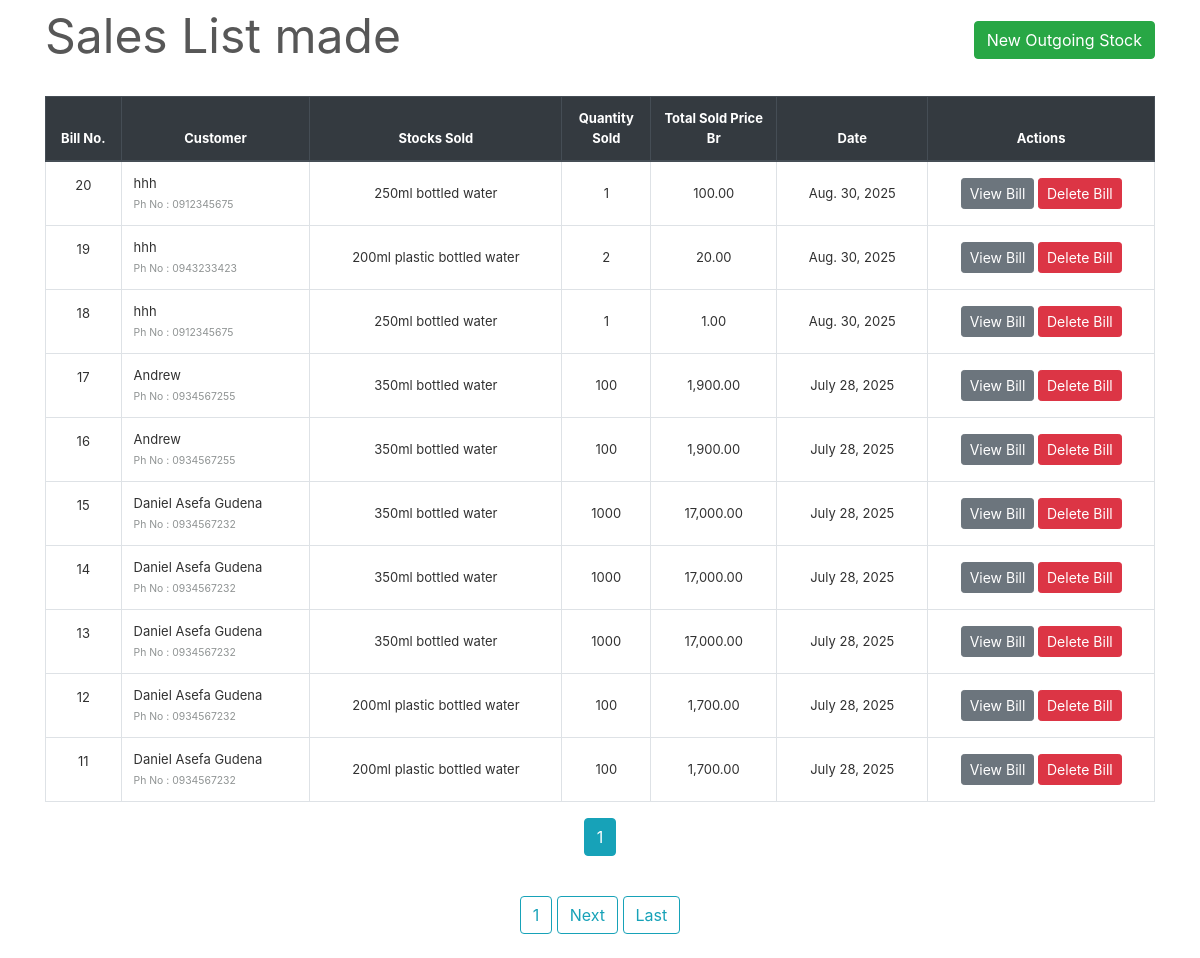
Page /transactions/sales/ on the committed database.
### transactions/models.py (models this page shows, shortened)
class SaleBill(models.Model):
    billno = models.AutoField(primary_key=True)
    time = models.DateTimeField(auto_now=True)
    name = models.CharField(max_length=150)
    phone = models.CharField(max_length=12)
    address = models.CharField(max_length=200)
    email = models.EmailField(max_length=254)
    gstin = models.CharField(max_length=15)
    def get_items_list(self):
        return SaleItem.objects.filter(billno=self)
    def get_total_price(self):
        saleitems = SaleItem.objects.filter(billno=self)
        total = 0
        for item in saleitems:
            total += item.totalprice
        return total

class SaleItem(models.Model):
    billno = models.ForeignKey(SaleBill, on_delete = models.CASCADE, related_name='salebillno')
    stock = models.ForeignKey(Stock, on_delete = models.CASCADE, related_name='saleitem')
    quantity = models.IntegerField(default=1)
    perprice = models.IntegerField(default=1)
    totalprice = models.IntegerField(default=1)

### inventory/models.py (models this page shows, shortened)
class Stock(models.Model):
    id = models.AutoField(primary_key=True)
    name = models.CharField(max_length=30, unique=True)
    quantity = models.IntegerField(default=1)
    is_deleted = models.BooleanField(default=False)

### transactions/views.py (the view)
# urls.py: path('sales/', views.SaleView.as_view(), name='sales-list'),
class SaleView(ListView):
    model = SaleBill
    template_name = "sales/sales_list.html"
    context_object_name = 'bills'
    ordering = ['-time']
    paginate_by = 10

### transactions/templates/sales/sales_list.html (shortened to what this page needs)
{% extends "base.html" %}
{% load widget_tweaks %}
{% load humanize %}
{% block content %}
    <div class="row" style="color: #575757; font-style: bold; font-size: 3rem;">
        <div class="col-md-8">Sales List made</div>
        <div class="col-md-4">
            <div style="float:right;"> <a class="btn btn-success" href="{% url 'new-sale' %}">New Outgoing Stock</a> </div>
        </div>
    </div>
    <br>
    <table class="table table-css table-bordered table-hover" style="font-size: 13px;">
        <thead class="thead-dark align-middle">
            <tr>
                <th width="6%">Bill No.</th>
                <th width="15%">Customer</th>
                <th width="20%">Stocks Sold</th>
                <th width="6%">Quantity Sold</th>
                <th width="10%">Total Sold Price Br</th>
                <th width="12%">Date</th>
                <th width="18%">Actions</th>
            </tr>
        </thead>
{% if bills %}
        <tbody>
            {% for sale in bills %}
            <tr>
                <td class="align-middle"> <p>{{ sale.billno }}</p> </td>
                <td class=""> {{ sale.name }} <br> <small style="color: #909494">Ph No : {{ sale.phone }}</small> </td>
                <td class="align-middle">{% for item in sale.get_items_list %} {{ item.stock.name }} <br> {% endfor %}</td>
                <td class="align-middle">{% for item in sale.get_items_list %} {{ item.quantity }} <br> {% endfor %}</td>
                <td class="align-middle">{{ sale.get_total_price|floatformat:2|intcomma }}</td>
                <td class="align-middle">{{ sale.time.date }}</td>
                <td class="align-middle"> <a href="{% url 'sale-bill' sale.billno %}" class="btn btn-secondary btn-sm">View Bill</a> <a href="{% url 'delete-sale' sale.pk %}" class="btn btn-danger btn-sm">Delete Bill</a> </td>
            </tr>
            {% endfor %}
        </tbody>
    </table>
    <div class="align-middle">
        {% if is_paginated %}
            {% for num in page_obj.paginator.page_range %}
                {% if page_obj.number == num %}
                    <a class="btn btn-info mb-4" href="?page={{ num }}">{{ num }}</a>
                    <a class="btn btn-outline-info mb-4" href="?page={{ num }}">{{ num }}</a>
                {% endif %}
            {% endfor %}
            {% if page_obj.has_next %}
                <a class="btn btn-outline-info mb-4" href="?page={{ page_obj.next_page_number }}">Next</a>
                <a class="btn btn-outline-info mb-4" href="?page={{ page_obj.paginator.num_pages }}">Last</a>
            {% endif %}
        {% endif %}
    </div>
{% else %}
        <tbody></tbody>
    </table>
    <br><br><br><br><br><br><br><br>
    <div style="color: #575757; font-style: bold; font-size: 1.5rem; text-align: center;">The records are empty. Please try adding some.</div>
{% endif %}
{% endblock content %}

### homepage/static/css/main.css (style rules this page uses)
body, html { height: 100%; }
p { color: rgb(49, 49, 49); }
a { color: #55b159; }
.table-css { color: #313131; }
.align-middle { text-align: center; }

### rows in the picture
SaleBill: billno "20", name "hhh", phone "0912345675", get_total_price "100.00", time "Aug. 30, 2025"
SaleItem: stock.name "250ml bottled water", quantity "1"
SaleBill: billno "19", name "hhh", phone "0943233423", get_total_price "20.00", time "Aug. 30, 2025"
SaleItem: stock.name "200ml plastic bottled water", quantity "2"
SaleBill: billno "18", name "hhh", phone "0912345675", get_total_price "1.00", time "Aug. 30, 2025"
SaleItem: stock.name "250ml bottled water", quantity "1"
SaleBill: billno "17", name "Andrew", phone "0934567255", get_total_price "1,900.00", time "July 28, 2025"
SaleItem: stock.name "350ml bottled water", quantity "100"
SaleBill: billno "16", name "Andrew", phone "0934567255", get_total_price "1,900.00", time "July 28, 2025"
SaleItem: stock.name "350ml bottled water", quantity "100"
SaleBill: billno "15", name "Daniel Asefa Gudena", phone "0934567232", get_total_price "17,000.00", time "July 28, 2025"
SaleItem: stock.name "350ml bottled water", quantity "1000"
SaleBill: billno "14", name "Daniel Asefa Gudena", phone "0934567232", get_total_price "17,000.00", time "July 28, 2025"
SaleItem: stock.name "350ml bottled water", quantity "1000"
SaleBill: billno "13", name "Daniel Asefa Gudena", phone "0934567232", get_total_price "17,000.00", time "July 28, 2025"
SaleItem: stock.name "350ml bottled water", quantity "1000"
SaleBill: billno "12", name "Daniel Asefa Gudena", phone "0934567232", get_total_price "1,700.00", time "July 28, 2025"
SaleItem: stock.name "200ml plastic bottled water", quantity "100"
SaleBill: billno "11", name "Daniel Asefa Gudena", phone "0934567232", get_total_price "1,700.00", time "July 28, 2025"
SaleItem: stock.name "200ml plastic bottled water", quantity "100"

### other values in the picture
{{ num }} "1"
